Frame 1 (no input): blank canvas, image omitted
Frame 60 (the mouse pressed at the canvas centre just before this capture): blank canvas, image omitted
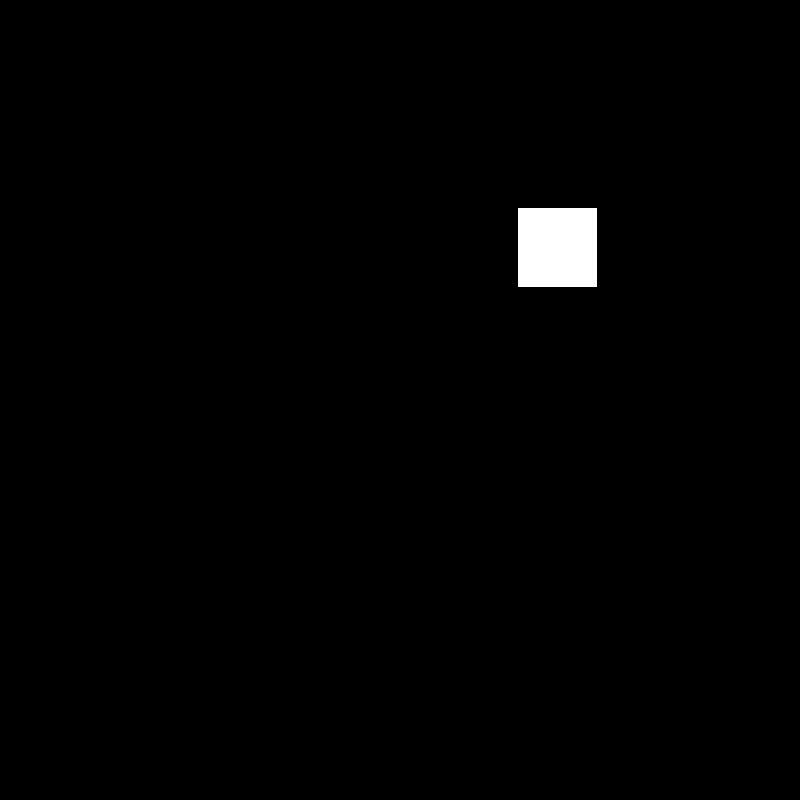
Frame 120 (the mouse held since frame 60 and released just before this capture)

The Processing sketch whose frames 1 and 60 were blank and that drew this single picture after the mouse press (run headless with seeded random() and noise(); from frame 60 on, the mouse is pressed at the canvas centre):

// Processing sketch: sketch_181115e
// ── sketch_181115e.pde
// code 1 FA18
// bryan ma

// visualizing key presses 2

// see previous sketch w11_05_visualizingInput2 for instructions.

int x;
int y;
boolean newKeyShape = false;
boolean newMouseShape = false;
int numChars = 26;
color[] colors = new color[numChars];

void setup() {
  size(800, 800);
  background(0);
}

void draw() {
  if (newKeyShape) {
    ellipse(x, y, 100, 100);
    noStroke();
    fill(random(255));
    newKeyShape = false;
  }
  if (newMouseShape) {
    rect(x, y, 80, 80);
    noStroke();
    fill(random(255));
    newMouseShape = false;
  }
}

void keyPressed() {
  setPosition();
  newKeyShape = true;
}

void mousePressed() {
  setPosition();
  newMouseShape = true;
}

void setPosition() {
  x = int(random(width));
  y = int(random(height));
}
